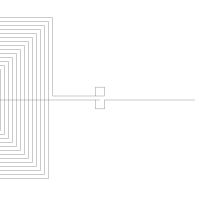

Reproduce this figure in Python.
#!/usr/bin/python
import argparse
import drawsvg as draw
from numpy import array, sqrt, pi, log
from math import floor, ceil

ALIGN_BOTTOM = 0
ALIGN_TOP = 1


PIXEL_SCALE = 8.93 # customize it per computer

SIZE_0603_IN_PIXEL = 1.6 * PIXEL_SCALE
SIZE_0402_IN_PIXEL = 1 * PIXEL_SCALE
#
#  Embroidery coil maker, import to inkscape to generate pes file
#**** Size unit is mm and inductance is uH
class CoilMaker:

    ## static function to generate a coil with a transmission line directly
    def GenerateCoil(name, transmission_line_length, inductance, size = 0, reverse = False, intergrated_r = False, intergrated_c = False):
        coilMaker = CoilMaker(inductance * (10 ** -6), size)
        d = draw.Drawing(200, 200, origin='center', displayInline=False)
        p = draw.Path(stroke_width=0.202, stroke='black', fill_opacity ="0")
        coilMaker.makeCoil(p, transmission_line_length, intergrated_r, intergrated_c,
                    reverse) 

        d.append(p)
        d.save_svg(name + ".svg")  # Save to file


    def __init__(self, inductance, size = 0):

        self.inductance = inductance
        self.size = size
        self.line_width = 0.202
        self.spacing = 0.5
        self.relative_permeability = 1  # 相对磁导率，单位长度上的电感
  
        self.minimum_stitch_length = 0.5 
        # self.n_turns = self.calculateNTurns()
        self.n_turns = 21
        print("nTurns:", self.n_turns)
        # self.d_in = self.spacing if self.size == 0 else self.size - (self.spacing + self.line_width) * self.n_turns * 2
        self.d_in = self.spacing
        self.d_out = self.size if self.size > 0 else self.d_in + (self.spacing + self.line_width) * self.n_turns * 2
        print("din:", self.d_in)
        print("dout:", self.d_out)

    ## calculate the number of turns, based on (optional) dout and target inductance.
    def calculateNTurns(self): 
        best_n, l_diff = 0, 100

        if self.size > 0:
            ### binary search to find the  number of turns given the inductance
            min_n = 1
            max_n = 50
            while min_n < max_n:
                n = (min_n + max_n) // 2
                d_in = self.size - (self.spacing + self.line_width) * n * 2
                print("n chosen in binary search: ", n)
                if d_in < 0:
                    max_n = n - 1
                    continue
                d_out = self.size
                l = CoilMaker.getSingleInductance(d_in, d_out, n, self.relative_permeability)
                print("single inductance: ", l)
                if l <= self.inductance:
                    min_n = n + 1
                else:
                    max_n = n - 1
                if abs(l - self.inductance) < l_diff:
                    l_diff = abs(l - self.inductance)
                    best_n = n
        else:
            ### binary search to find the number of turns for the smallest inductor
            min_n = 1
            max_n = 50
            while min_n < max_n:
                n = (min_n + max_n) // 2
                d_in = self.spacing
                d_out = d_in + (self.spacing + self.line_width) * n * 2
                l = CoilMaker.getSingleInductance(d_in, d_out, n, self.relative_permeability)
                if l <= self.inductance:
                    min_n = n + 1
                else:
                    max_n = n - 1
                if abs(l - self.inductance) < l_diff:
                    l_diff = abs(l - self.inductance)
                    best_n = n
        return best_n

    # Stitch Coil and Transmission line
    def makeCoil(self, path, transmission_line_length, integrated_r = False, integrated_c = False, reverse = False):
        
        reverseF = -1 if reverse else 1
        path.M(95, 0)
        coil_location = array([(transmission_line_length)*reverseF*PIXEL_SCALE, 0])
        spacing = array([self.spacing*PIXEL_SCALE, self.spacing*PIXEL_SCALE])
        print("line_width: ", self.line_width * PIXEL_SCALE)
        spacing[0] = 4
        spacing[1] = 4
        print("spacing: ", spacing[0])
        print("width: ", self.line_width * PIXEL_SCALE)
        print("inner: ", self.d_in * PIXEL_SCALE)
        din = array([self.d_in*PIXEL_SCALE, self.d_in*PIXEL_SCALE]) 
        print("coil_location: ", coil_location)
        self.stitchConnectionNode(path, [0, coil_location[1]], ALIGN_BOTTOM)
        if integrated_r:
            smd_r_location = (5*PIXEL_SCALE+SIZE_0603_IN_PIXEL)
            path.L(coil_location[0] - reverseF * smd_r_location, coil_location[1])  
            self.stitchConnectionNode(path, [coil_location[0] - reverseF * smd_r_location, coil_location[1]], ALIGN_BOTTOM)  
            path.L(coil_location[0] - reverseF * (smd_r_location-SIZE_0603_IN_PIXEL), coil_location[1]) 
            self.stitchConnectionNode(path, [coil_location[0] - reverseF * (smd_r_location-SIZE_0603_IN_PIXEL), coil_location[1]], ALIGN_BOTTOM)  
        
        if integrated_c:
            smd_c_location = (1 + PIXEL_SCALE+SIZE_0603_IN_PIXEL)
            path.L(coil_location[0] - reverseF * smd_c_location, coil_location[1])  
            self.stitchConnectionNode(path, [coil_location[0] - reverseF * smd_c_location, coil_location[1]], ALIGN_BOTTOM)  
            path.L(coil_location[0] - reverseF * (smd_c_location-SIZE_0603_IN_PIXEL), coil_location[1]) 
            self.stitchConnectionNode(path, [coil_location[0] - reverseF * (smd_c_location-SIZE_0603_IN_PIXEL), coil_location[1]], ALIGN_BOTTOM)  

        centers = array([coil_location[0] + (self.d_out/2)*reverseF*PIXEL_SCALE, coil_location[1]])
        path.L(centers[0], centers[1])
        self.stitchCoil(path, centers, din, spacing, reverse)
        path.L(0, centers[1] - spacing[1])
        self.stitchConnectionNode(path, [0, centers[1] - spacing[1]], ALIGN_TOP)
        print("single inductance: ", CoilMaker.getSingleInductance(self.d_in, self.d_out, self.n_turns, self.relative_permeability))

    # Stitch Connection Node
    def stitchConnectionNode(self, p, location, alignment = 0): 
 
        self.last_point = location
        size_in_pixel = 1  * PIXEL_SCALE
        if alignment == ALIGN_BOTTOM:
            self.drawStitches(p, location[0] + size_in_pixel/2, location[1])
            print(self.last_point)
            self.drawStitches(p, location[0] + size_in_pixel/2, location[1] + size_in_pixel)
            print(self.last_point)
            self.drawStitches(p, location[0] - size_in_pixel/2, location[1] + size_in_pixel)
            self.drawStitches(p, location[0] - size_in_pixel/2, location[1])
            self.drawStitches(p, location[0], location[1])
        else:
            self.drawStitches(p, location[0] + size_in_pixel/2, location[1])
            self.drawStitches(p, location[0] + size_in_pixel/2, location[1] - size_in_pixel)
            self.drawStitches(p, location[0] - size_in_pixel/2, location[1] - size_in_pixel)
            self.drawStitches(p, location[0] - size_in_pixel/2, location[1])
            self.drawStitches(p, location[0], location[1]) 
        return p

    # Stitch Coil
    def stitchCoil(self, p, centers, din, spacing, reverse = False): 
        next_top_left_corner = array([centers[0]-din[0]/2, centers[1]-din[1]/2])
        next_bot_right_corner = array([centers[0]+din[0]/2, centers[1]+din[0]/2])
        print("top, left corneer: ", next_top_left_corner)
        print("bottom, right corner: ", next_bot_right_corner)
        self.last_point = centers

        for turn in range(0,self.n_turns):
            if reverse:
                self.drawStitches(p, next_top_left_corner[0], self.last_point[1]) #Right to Left
                self.drawStitches(p, next_top_left_corner[0], next_top_left_corner[1]) #Top to Bottom
                self.drawStitches(p, next_bot_right_corner[0], next_top_left_corner[1]) #Left to Right
                if turn == (self.n_turns -1):
                    self.drawStitches(p, next_bot_right_corner[0], centers[1] - spacing[1]) #Bottom to Tio
                else:
                    self.drawStitches(p, next_bot_right_corner[0], next_bot_right_corner[1])#Bottom to Tio
            else:
                self.drawStitches(p, next_bot_right_corner[0], self.last_point[1]) #Left to Right
                self.drawStitches(p, next_bot_right_corner[0], next_top_left_corner[1]) #Top to Bottom
                self.drawStitches(p, next_top_left_corner[0], next_top_left_corner[1]) #Left to Right
                if turn == (self.n_turns -1):
                    self.drawStitches(p, next_top_left_corner[0], centers[1] - spacing[1])#Bottom to Tio
                else:
                    self.drawStitches(p, next_top_left_corner[0], next_bot_right_corner[1]+spacing[1])#Bottom to Tio

            next_top_left_corner -= spacing
            next_bot_right_corner += spacing
        return p


    def drawStitches(self, p, x, y):
        dx = x - self.last_point[0]
        dy = y - self.last_point[1]
        length = sqrt((dx**2) + (dy**2))
        
        stitches = length/(self.minimum_stitch_length* PIXEL_SCALE)
        for i in range(1, floor(stitches)):
            # print(stitches)
            p.L(self.last_point[0] + dx/stitches*i, self.last_point[1] + dy/stitches*i)
        p.L(x, y)
        self.last_point = array([x, y])

    def getSingleInductance(d_in, d_out, n, rp): 
        C1 = 1.27
        C2 = 2.07
        C3 = 0.18
        C4 = 0.13
        N = n
        diaAvg = (10**-3 * (d_in + d_out) / 2)
        permeability = 4*pi*10**(-7) * rp
        fillratio = ( d_out - d_in)/( d_out + d_in)
        L = ((permeability *  N**2 *diaAvg* C1)/2) * (log(C2/fillratio) + C3*fillratio + C4* fillratio**2)
        return L

    def getDoubleInductance(d_in, d_out, n, rp, thickness):
        N = n
        X = thickness
        A = 0.184
        B = -0.525
        C = 1.038
        D = 1.001
        KC = (N**2)/( (A*X**3 + B*X**2 + C*X + D) * ( (1.67*N**2 -5.84*N +65)* 0.64) )
        L12 = CoilMaker.getSingleInductance(d_in, d_out, n, rp)
        Ltot = 2*L12 + 2*KC * L12
        return Ltot



if __name__=="__main__":
    CoilMaker.GenerateCoil("coil20", 2, 30, 25,reverse= True, intergrated_c= False, intergrated_r=False)


    
